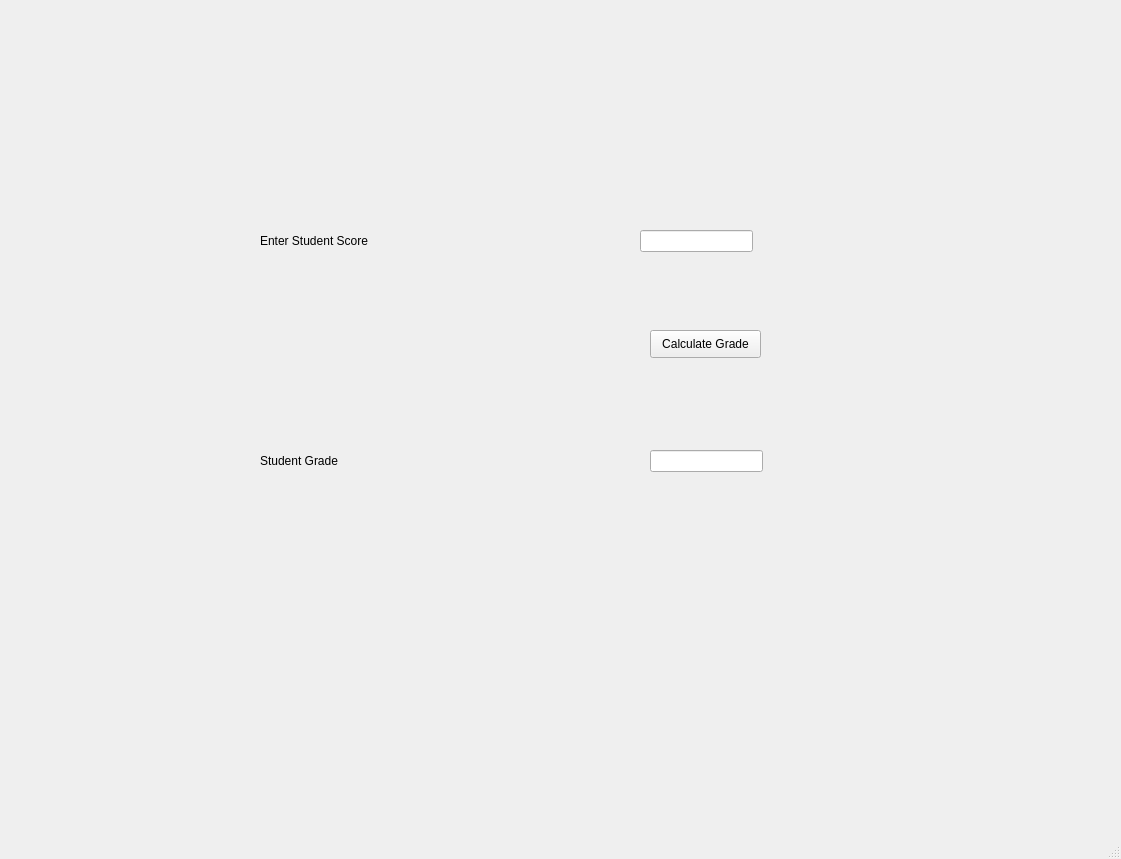
<?xml version="1.0" encoding="UTF-8"?>
<ui version="4.0">
 <class>GradeCalculator</class>
 <widget class="QMainWindow" name="GradeCalculator">
  <property name="geometry">
   <rect>
    <x>0</x>
    <y>0</y>
    <width>1121</width>
    <height>859</height>
   </rect>
  </property>
  <property name="font">
   <font>
    <family>Segoe UI</family>
    <pointsize>9</pointsize>
   </font>
  </property>
  <property name="windowTitle">
   <string>Grade Calculator</string>
  </property>
  <widget class="QWidget" name="centralwidget">
   <widget class="QLabel" name="lblScore">
    <property name="geometry">
     <rect>
      <x>260</x>
      <y>210</y>
      <width>131</width>
      <height>61</height>
     </rect>
    </property>
    <property name="font">
     <font>
      <family>Segoe UI</family>
      <pointsize>9</pointsize>
     </font>
    </property>
    <property name="text">
     <string>Enter Student Score</string>
    </property>
   </widget>
   <widget class="QLineEdit" name="txtScore">
    <property name="geometry">
     <rect>
      <x>640</x>
      <y>230</y>
      <width>113</width>
      <height>22</height>
     </rect>
    </property>
   </widget>
   <widget class="QPushButton" name="btnCalculate">
    <property name="geometry">
     <rect>
      <x>650</x>
      <y>330</y>
      <width>111</width>
      <height>28</height>
     </rect>
    </property>
    <property name="text">
     <string>Calculate Grade</string>
    </property>
   </widget>
   <widget class="QLabel" name="lblGrade">
    <property name="geometry">
     <rect>
      <x>260</x>
      <y>430</y>
      <width>131</width>
      <height>61</height>
     </rect>
    </property>
    <property name="font">
     <font>
      <family>Segoe UI</family>
      <pointsize>9</pointsize>
     </font>
    </property>
    <property name="text">
     <string>Student Grade</string>
    </property>
   </widget>
   <widget class="QLineEdit" name="txtGrade">
    <property name="geometry">
     <rect>
      <x>650</x>
      <y>450</y>
      <width>113</width>
      <height>22</height>
     </rect>
    </property>
   </widget>
  </widget>
  <widget class="QMenuBar" name="menubar">
   <property name="geometry">
    <rect>
     <x>0</x>
     <y>0</y>
     <width>1121</width>
     <height>26</height>
    </rect>
   </property>
  </widget>
  <widget class="QStatusBar" name="statusbar"/>
 </widget>
 <resources/>
 <connections/>
</ui>
